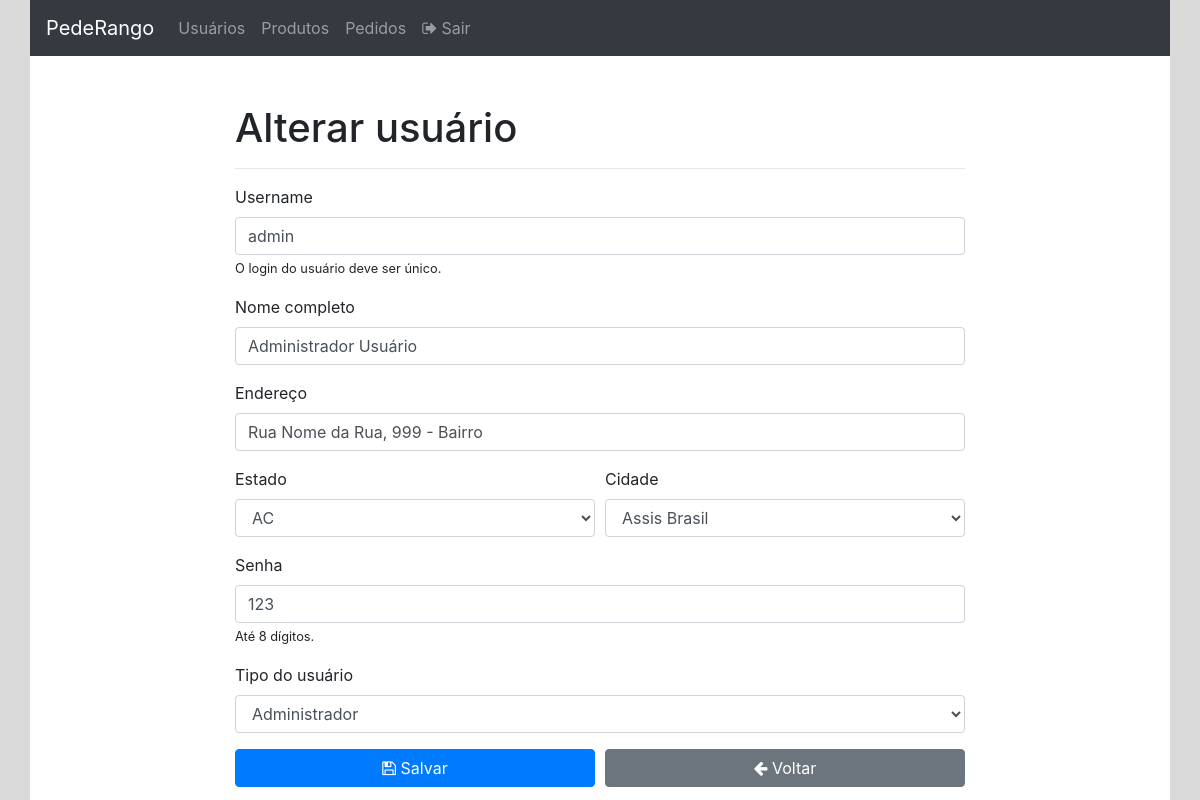
Page /admin/usuario_alterar.php?id=1 on the committed database.
### tables this page shows
create table usuarios_tb(
    codigo_usuario int(10) not null primary key auto_increment,

    username varchar(20) not null,
    nome_completo text not null,
    endereco text not null,
    estado_cod int(10),
    cidade_cod int(10),
    senha varchar(8) not null,
    tipo enum('adm', 'com', 'ent')  
);

### admin/usuario_alterar.php (the view, shortened to what this page needs)
<?php
require_once '../conexao/conecta.php';
if(isset($_GET['id'])){
    $id = $_GET['id'];
    $resultado = mysqli_query($conexao, "SELECT * FROM usuarios_tb WHERE codigo_usuario=$id");
    if($resultado){
        $usuario = mysqli_fetch_assoc($resultado);
    }
}else{
    header('Location: usuario_listar.php');
}
$resultado = mysqli_query($conexao, "SELECT * FROM tb_estado");
if($resultado){
    $estados = mysqli_fetch_all($resultado, MYSQLI_ASSOC);
}else{
    $estados = [];
}
$usuarioEstado = $usuario['estado_cod'];
$resultado = mysqli_query($conexao, "SELECT * FROM tb_cidade WHERE estado_cod=$usuarioEstado");
if($resultado){
    $cidades = mysqli_fetch_all($resultado, MYSQLI_ASSOC);
}else{
    $cidades = [];
}
?>
<!DOCTYPE html>
<html lang="pt-br">
<head>
    <link rel="stylesheet" href="https://stackpath.bootstrapcdn.com/font-awesome/4.7.0/css/font-awesome.min.css">
    <link rel="stylesheet" href="https://stackpath.bootstrapcdn.com/bootstrap/4.3.1/css/bootstrap.min.css">
</head>
<body>
    <div id="principal" class="container">
        <div class="row">
            <div class="col-12 p-0">
                <?php require_once 'header.php' ?>
            </div>
        </div>
        <div class="row mt-5">
            <div class="col-12">
                <div class="row">
                    <div class="col-8 offset-2">
                        <h1>Alterar usuário</h1>
                        <hr>
                        <form method="post">
                            <div class="form-group">
                                <label for="campoUsername">Username</label>
                                <input value="<?= $usuario['username'] ?>" class="form-control" type="text" name="nome" id="campoUsername" placeholder="Digite um login para o usuário">
                                <small>O login do usuário deve ser único.</small>
                            </div>
                            <div class="form-group">
                                <label for="campoNomeCompleto">Nome completo</label>
                                <input value="<?= $usuario['nome_completo'] ?>" class="form-control" type="text" name="nome_completo" id="campoNomeCompleto" placeholder="Digite o nome completo">
                            </div>
                            <div class="form-group">
                                <label for="campoEndereco">Endereço</label>
                                <input value="<?= $usuario['endereco'] ?>" class="form-control" type="text" name="endereco" id="campoEndereco" placeholder="Rua Nome da Rua, 999 - Bairro">
                            </div>
                            <div class="form-group">
                                <div class="form-row">
                                    <div class="col-6">
                                        <label for="campoEstado">Estado</label>
                                        <select onchange="mudaEstado()" class="form-control" name="estado" id="campoEstado">
                                            <?php foreach ($estados as $estado): ?>
                                                <?php if($usuario['estado_cod'] == $estado['id']):?>
                                                    <option value="<?php print $estado['id']?>" selected><?php print $estado['uf']?></option>
                                                <?php else: ?>
                                                    <option value="<?php print $estado['id']?>"><?php print $estado['uf']?></option>
                                                <?php endif;?>
                                            <?php endforeach; ?>
                                        </select>
                                    </div>
                                    <div class="col-6">
                                        <label for="campoCidade">Cidade</label>
                                        <select class="form-control" name="cidade" id="campoCidade">
                                            <?php foreach($cidades as $cidade):?>
                                                <?php if($usuario['cidade_cod'] == $cidade['id']):?>
                                                    <option value="<?php print $cidade['id']?>" selected><?php print $cidade['nome']?></option>
                                                <?php else: ?>
                                                    <option value="<?php print $cidade['id']?>"><?php print $cidade['nome']?></option>
                                                <?php endif;?>
                                            <?php endforeach; ?>
                                        </select>
                                    </div>
                                </div>
                            </div>
                            <div class="form-group">
                                <label for="campoSenha">Senha</label>
                                <input value="<?= $usuario['senha'] ?>" class="form-control" type="text" name="senha" id="campoSenha" placeholder="Digite a senha do usuário">
                                <small>Até 8 dígitos.</small>
                            </div>
                            <div class="form-group">
                                <label for="campoTipo">Tipo do usuário</label>
                                <select class="form-control" name="tipo" id="campoTipo">
                                    <option value="adm" <?php if($usuario['tipo'] == 'adm') print 'selected' ?>>Administrador</option>
                                </select>
                            </div>
                            <div class="form-row">
                                <div class="col-6">
                                    <button class="btn btn-block btn-primary" type="submit" value="Salvar"><i class="fa fa-floppy-o"></i> Salvar</button>
                                </div>
                                <div class="col-6">
                                    <a href="usuario_listar.php" class="btn btn-block btn-secondary"><i class="fa fa-arrow-left"></i> Voltar</a>
                                </div>
                            </div>
                        </form>
                    </div>
                </div>
            </div>
        </div>
    </div>
</body>
</html>

### admin/usuario_alterar.php (style rules this page uses)
html, body { background-color: #dadada; height: 100%; }
#principal { background-color: white; height: 100%; }

### rows in the picture
usuarios_tb: nome "admin", nome_completo "Administrador Usuário", endereco "Rua Nome da Rua, 999 - Bairro", senha "123", tipo "Administrador"

### other values in the picture
form field estado "AC"
form field cidade "Assis Brasil"
